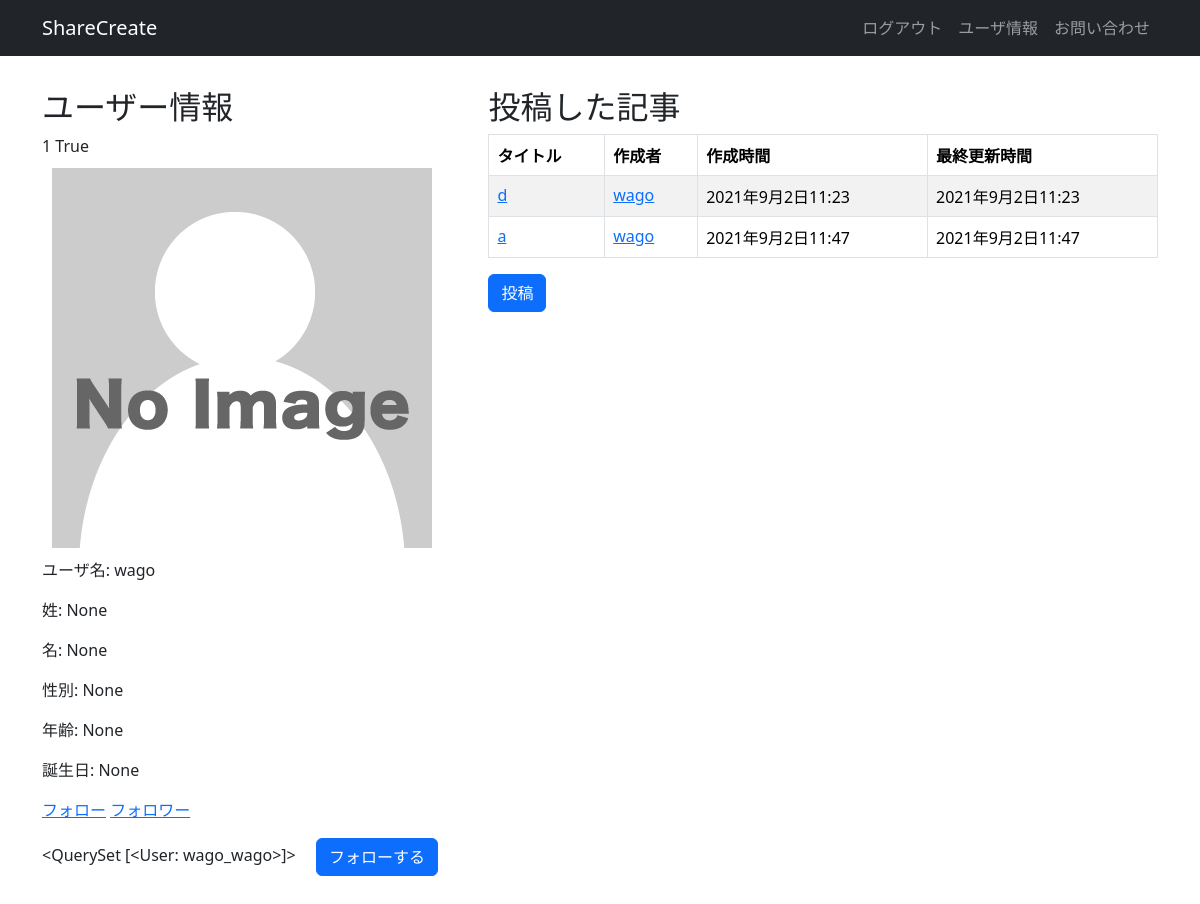
/accounts/detail_profile/3/ (signed in), run on the app's committed database.
### accounts/models.py (models this page shows, shortened)
class User(AbstractBaseUser, PermissionsMixin):
    username_validator = ASCIIUsernameValidator()
    username = models.CharField(
        _('username'),
        max_length=150,
        unique=True,
        help_text=_('Required. 150 characters or fewer. Letters, digits and @/./+/-/_ only.'),
        validators=[username_validator],
        error_messages={
            'unique': _("A user with that username already exists."),
        },
    )
    email = models.EmailField(_('email address'), blank=True)
    profile_icon = models.ImageField(_('プロフィール画像'), upload_to='profile_icons/', null=True, blank=True)
    self_introduction = models.CharField(_('self introduction'), max_length=512, blank=True)
    is_admin = models.BooleanField(default=False)
    is_staff = models.BooleanField(
        _('staff status'),
        default=False,
        help_text=_('Designates whether the user can log into this admin site.'),
    )
    is_active = models.BooleanField(
        _('active'),
        default=True,
        help_text=_(
            'Designates whether this user should be treated as active. '
            'Unselect this instead of deleting accounts.'
        ),
    )
    date_joined = models.DateTimeField(_('date joined'), default=timezone.now)
    GENDER_CHOICES = (
        ('男性', '男性'),
        ('女性', '女性'),
        ('その他', 'その他'),
    )
    sex = models.CharField('性別', max_length=4, choices=GENDER_CHOICES, null=True)
    old = models.IntegerField('年齢', null=True)
    last_name = models.CharField('姓', max_length=30, null=True)
    first_name = models.CharField('名', max_length=30, null=True)
    date_of_birth = models.DateField('誕生日', blank=True, null=True)
    objects = UserManager()
    EMAIL_FIELD = 'email'
    USERNAME_FIELD = 'username'
    REQUIRED_FIELDS = ['email']
    class Meta:
        verbose_name = _('user')
        verbose_name_plural = _('users')
        db_table = 'users'

### share_create/models.py (models this page shows)
class Connection(models.Model):
    user = models.OneToOneField(User, on_delete=models.CASCADE)
    following = models.ManyToManyField(User, related_name="follow", blank=True)
    class Meta:
        db_table = 'connection'

class Article(models.Model):
    title = models.CharField('タイトル', max_length=50)
    url = models.URLField('URL')
    description = models.TextField('本文', max_length=100000)
    created_by = models.CharField('作成者', max_length=20, null=True)
    created_at = models.DateTimeField('作成時間', auto_now_add=True)
    updated_at = models.DateTimeField('最終更新時間', auto_now=True)
    user = models.ForeignKey(User, on_delete=models.CASCADE)
    fav = models.ManyToManyField(User, related_name='article_fav', blank=True)
    tags = TaggableManager(blank=True)
    class Meta:
        db_table = 'article'

### accounts/views.py (the view)
# urls.py: path('detail_profile/<int:pk>/', DetailProfileView.as_view(), name="detail_profile"),
class DetailProfileView(DetailView):
    template_name = 'account/detail_profile.html'
    model = User
    def get_context_data(self, **kwargs):
        context = super(DetailProfileView, self).get_context_data(**kwargs)
        context['articles'] = Article.objects.filter(user_id=self.kwargs['pk'])
        context['user'] = User.objects.filter(id=self.kwargs['pk'])
        context['connection'] = Connection.objects.filter(user_id=self.request.user.id)
        return context

### templates/account/detail_profile.html (shortened to what this page needs)
{% extends "base.html" %}
{% load django_bootstrap5 %}
{% load static %}
{% block main %}
    <link rel="stylesheet" type="text/css" href="{% static 'accounts/css/style.css' %}"/>
    <div class="profile-articlelist">
        <div class="profile wrapper">
            <h2>ユーザー情報</h2>
{{ request.user.id }} {{ request.user.is_authenticated }}
            {% for profile in user %}
                {% if profile.profile_icon %}
                    <img src="{{ profile.profile_icon.url }}">
                {% else %}
                    <img src="{% static '../media/profile_icons/no_image.png' %}">
                {% endif %}
                <p>ユーザ名: {{ profile.username }}</p>
                <p>姓: {{ profile.last_name }}</p>
                <p>名: {{ profile.first_name }}</p>
                <p>性別: {{ profile.sex }}</p>
                <p>年齢: {{ profile.old }}</p>
                <p>誕生日: {{ profile.date_of_birth }}</p>
                <a href="{% url 'accounts:follow_list_detail' profile.pk %}">フォロー</a>
                <a href="{% url 'accounts:follower_list_detail' profile.pk %}">フォロワー</a>
                {% if request.user.is_authenticated %}
                    {{ connection.0.following.all }}
                {% if user.0 in connection.0.following.all %}
                <a href="{% url 'share_create:follow_detail' profile.pk %}" class="btn btn-danger ms-3">フォロー解除</a>
                {% else %}
                <a href="{% url 'share_create:follow_detail' profile.pk %}" class="btn btn-primary ms-3" >フォローする</a>
                {% endif %}
                {% endif %}
            {% endfor %}
        </div>
        <div class="article wrapper">
            <h2>投稿した記事</h2>
        <table class="table table-striped table-bordered">
            <thead>
            <tr>
                <th scope="col">タイトル</th>
                <th scope="col">作成者</th>
                <th scope="col">作成時間</th>
                <th scope="col">最終更新時間</th>
            </tr>
            </thead>
            <tbody>
                {% for article in articles %}
                    <tr>
                    <td><a href="{% url 'share_create:detail_article' article.pk %}">{{ article.title }}</a></td>
                    <td><a href="{% url 'accounts:detail_profile' article.user.pk %}">{{ article.created_by }}</a></td>
                    <td>{{ article.created_at }}</td>
                    <td>{{ article.updated_at }}</td>
                    </tr>
                {% endfor %}
            </tbody>
        </table>
            <a href="{% url 'share_create:create_article' %}" class="btn btn-primary">投稿</a>
        </div>
    </div>
{% endblock %}

### templates/base.html (shortened to what this page needs)
{% load static %}
{% load django_bootstrap5 %}
<html>
    <head>
        {% bootstrap_css %}
        <link rel="stylesheet" href="{% static 'accounts/css/style.css' %}" >
    </head>
    <body>
        <nav class="navbar navbar-expand flex-md-row navbar-dark bg-dark">
            <div class="container justify-content-between">
                <a href="{% url 'accounts:home' %}" class="navbar-brand">ShareCreate</a>
                <ul class="navbar-nav mr-md-2">
                    {% if request.user.is_authenticated  %}
                        <li class="nav-item"><a class="nav-link" href="{% url 'account_logout' %}">ログアウト</a></li>
                        <li class="nav-item"><a class="nav-link" href="{% url 'accounts:list_profile' %}">ユーザ情報</a></li>
                        <li class="nav-item"><a class="nav-link" href="{% url 'accounts:inquiry' %}">お問い合わせ</a></li>
                    {% else %}
                        <li class="nav-item"><a class="nav-link" href="{% url 'account_login' %}">ログイン</a></li>
                        <li class="nav-item"><a class="nav-link" href="{% url 'account_signup' %}">会員登録</a></li>
                        <li class="nav-item"><a class="nav-link" href="{% url 'accounts:inquiry' %}">お問い合わせ</a></li>
                    {% endif %}
                </ul>
            </div>
        </nav>
        <main>
            <div class="container">
                {% block main %}{% endblock %}
            </div>
        </main>
    </body>
</html>

### static/accounts/css/style.css (style rules this page uses)
main { padding: 2rem 0; }
.profile { width: 40%; }
.article { width: 60%; }
.profile-articlelist { display: flex; }

### data on the page
User: user.id "1", user.is_authenticated "True"
User: username "wago", last_name "None", first_name "None", sex "None", old "None", date_of_birth "None", shows "フォローする"
Connection: id.username "<QuerySet [<User: wago_wago>]>"
Article: title "d", created_by "wago", created_at "2021年9月2日11:23", updated_at "2021年9月2日11:23"
Article: title "a", created_by "wago", created_at "2021年9月2日11:47", updated_at "2021年9月2日11:47"
